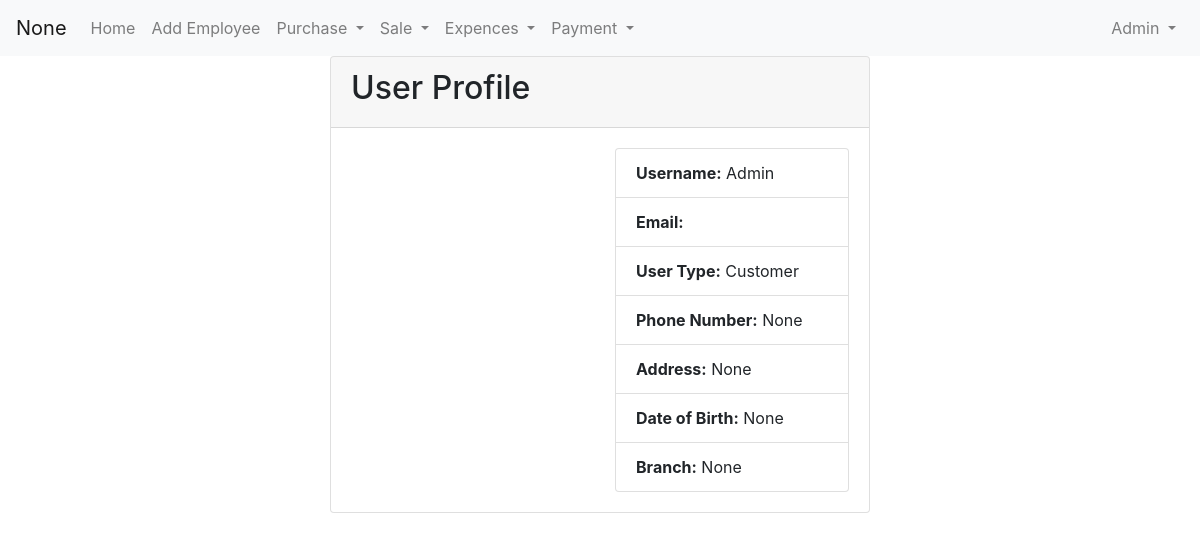
Page /profile (signed in) on the committed database.
### Store/models.py (models this page shows)
class CustomUser(AbstractUser):
    USER_TYPE_CHOICES = [
        ('admin', 'Admin'),
        ('manager', 'Manager'),
        ('customer', 'Customer'),
    ]
    user_type = models.CharField(
        max_length=10,
        choices=USER_TYPE_CHOICES,
        default='customer',
    )
    profile_picture = models.ImageField(upload_to='profile_pictures/', blank=True, null=True)
    phone_number = models.CharField(max_length=15, blank=True, null=True)
    address = models.TextField(blank=True, null=True)
    date_of_birth = models.DateField(blank=True, null=True)
    branch = models.ForeignKey(Branch, on_delete=models.CASCADE, related_name='users', null=True, blank=True)
    def __str__(self):
        return self.username

### Store/views.py (the view)
# urls.py: path('profile', views.profile, name='profile'),
def profile(request):
    username=request.user
    try:
        user = CustomUser.objects.get(username=username)
    except CustomUser.DoesNotExist:
        return render(request, 'user_profile_not_found.html')
    context = {
        'user': user,
    }
    return render(request, 'manager/profile.html',context)

### Store/templates/manager/profile.html (shortened to what this page needs)
{% extends 'manager/manager_dashbord.html' %}
{% load static %}
{% block content %}
<div class="container">
    <div class="row">
        <div class="col-md-6 offset-md-3">
            <div class="card">
                <div class="card-header">
                    <h2>User Profile</h2>
                </div>
                <div class="card-body">
                    <div class="row">
                        <div class="col-md-6">
                        </div>
                        <div class="col-md-6">
                            <ul class="list-group">
                                <li class="list-group-item"><strong>Username:</strong> {{ user.username }}</li>
                                <li class="list-group-item"><strong>Email:</strong> {{ user.email }}</li>
                                <li class="list-group-item"><strong>User Type:</strong> {{ user.get_user_type_display }}</li>
                                <li class="list-group-item"><strong>Phone Number:</strong> {{ user.phone_number }}</li>
                                <li class="list-group-item"><strong>Address:</strong> {{ user.address }}</li>
                                <li class="list-group-item"><strong>Date of Birth:</strong> {{ user.date_of_birth }}</li>
                                <li class="list-group-item"><strong>Branch:</strong> {{ user.branch }}</li>
                            </ul>
                        </div>
                    </div>
                </div>
            </div>
        </div>
    </div>
</div>
{% endblock content %}

### Store/templates/manager/manager_dashbord.html (shortened to what this page needs)
{% load static %}
<!DOCTYPE html>
<html lang="en">
<head>
<link rel="stylesheet" href="https://stackpath.bootstrapcdn.com/bootstrap/4.5.2/css/bootstrap.min.css">
<link rel="stylesheet" href="https://cdnjs.cloudflare.com/ajax/libs/font-awesome/6.1.0/css/all.min.css">
 <link href="https://cdn.jsdelivr.net/npm/bootstrap-icons@1.18.0/font/bootstrap-icons.css" rel="stylesheet">
</head>
<body>
    <nav class="navbar navbar-expand-lg navbar-light bg-light">
        <a class="navbar-brand" href="/manager_dashbord/">{{request.user.branch}}</a>
        <div class="collapse navbar-collapse" id="navbarNav">
            <ul class="navbar-nav mr-auto">
                <li class="nav-item">
                    <a class="nav-link" href="/manager_dashbord/">Home</a>
                </li>
                <li class="nav-item">
                    <a class="nav-link" href="{% url 'add_vendor'%}">Add Employee</a>
                </li>
                <li class="nav-item dropdown">
                  <a class="nav-link dropdown-toggle" href="#" id="navbarDropdown" role="button" data-bs-toggle="dropdown" aria-expanded="false">
                    Purchase
                  </a>
                </li>
                <li class="nav-item dropdown">
                  <a class="nav-link dropdown-toggle" href="#" id="navbarDropdown" role="button" data-bs-toggle="dropdown" aria-expanded="false">
                    Sale
                  </a>
                </li>
                <li class="nav-item dropdown">
                    <a class="nav-link dropdown-toggle" href="#" id="navbarDropdown" role="button" data-bs-toggle="dropdown" aria-expanded="false">
                      Expences
                    </a>
                  </li>
                <li class="nav-item dropdown">
                    <a class="nav-link dropdown-toggle" href="#" id="navbarDropdown" role="button" data-bs-toggle="dropdown" aria-expanded="false">
                      Payment
                    </a>
                  </li>
            </ul>
            <ul class="navbar-nav ml-auto">
                <li class="nav-item dropdown">
                  <a class="nav-link dropdown-toggle" href="#" id="profileDropdown" role="button" data-toggle="dropdown" aria-haspopup="true" aria-expanded="false">
                    {{request.user.username}}
                  </a>
                </li>
              </ul>
        </div>
    </nav>
    <main>
        {% block content %}{% endblock %}
    </main>
</body>
</html>

### rows in the picture
CustomUser: user.branch "None", user.username "Admin", username "Admin", user_type "Customer", phone_number "None", address "None", date_of_birth "None", branch "None"
